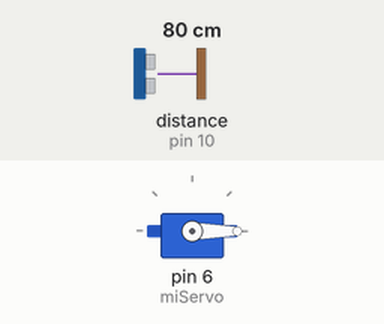
Recording of a sketch running on a simulated Arduino Uno, built with avr-gcc and run on an emulated ATmega328P. Shown: servo. Wiring (inferred from the names in the program): ultrasonic range finder: trigger pin 9; echo pin 10. The inputs (shaded band) are chosen by the test bench; at power-on: distance to the obstacle (sensor on pin 10) 80 cm. The echo pulse lasts 58.3 µs per cm.

Above: at 1.3 s.
1.4 s: distance to the obstacle (sensor on pin 10) set to 2 cm
At 2.7 s:
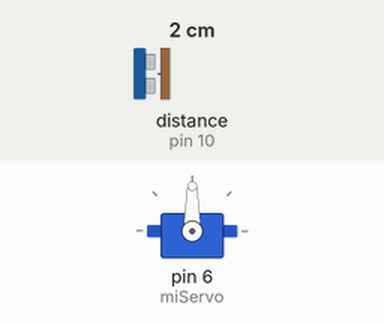
3.0 s: distance to the obstacle (sensor on pin 10) set to 9 cm
4.5 s: distance to the obstacle (sensor on pin 10) set to 12 cm
At 5.3 s:
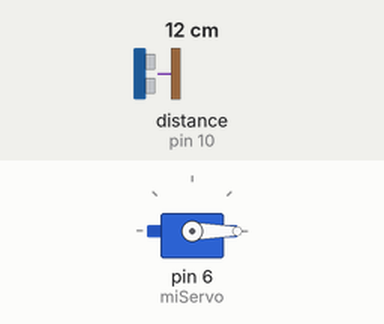
6.0 s: distance to the obstacle (sensor on pin 10) set to 4 cm
At 6.6 s:
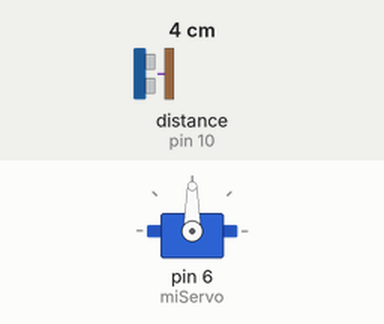
Timing chart, 0 to 8.5 s (numbered marks = the images above; inputs shaded):
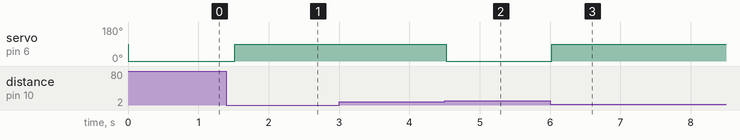

The sketch:

S18_Servo_SensorUltrasonico.ino
```cpp
#include <Servo.h>  // Biblioteca para controlar el servomotor

// Definimos los pines para el sensor ultrasónico
#define TRIG_PIN 9
#define ECHO_PIN 10

// Creamos un objeto Servo
Servo miServo;

void setup() {
    pinMode(TRIG_PIN, OUTPUT);
    pinMode(ECHO_PIN, INPUT);
    miServo.attach(6); // Conectamos el servomotor al pin 6
}

void loop() {
    long tiempoEco;
    float distancia;

    // Enviar un pulso de 10 microsegundos para activar el sensor
    digitalWrite(TRIG_PIN, LOW);
    delayMicroseconds(2);
    digitalWrite(TRIG_PIN, HIGH);
    delayMicroseconds(10);
    digitalWrite(TRIG_PIN, LOW);

    // Medir el tiempo que tarda el eco en regresar
    tiempoEco = pulseIn(ECHO_PIN, HIGH);

    // Convertir el tiempo en distancia (en cm)
    distancia = tiempoEco * 0.0343 / 2;

    // Control del servomotor: si un objeto está cerca, mueve el servo
    if (distancia < 10) {
        miServo.write(90);  // Mueve el servo a 90 grados
    } else {
        miServo.write(0);  // Vuelve a la posición inicial
    }

    delay(500); // Pequeño retardo para estabilidad
}
```

Measured:
- the behaviour switches between 10 and 11 cm on distance to the obstacle (sensor on pin 10) (found by bisection; images 1 and 2)
- after the input at 1.4 s, servo on pin 6 (miServo): 0° → 90° after 0.12 s
- after the input at 3.0 s, every drawn part: stays the same
- after the input at 4.5 s, servo on pin 6 (miServo): 90° → 0° at once
- after the input at 6.0 s, servo on pin 6 (miServo): 0° → 90° at once
